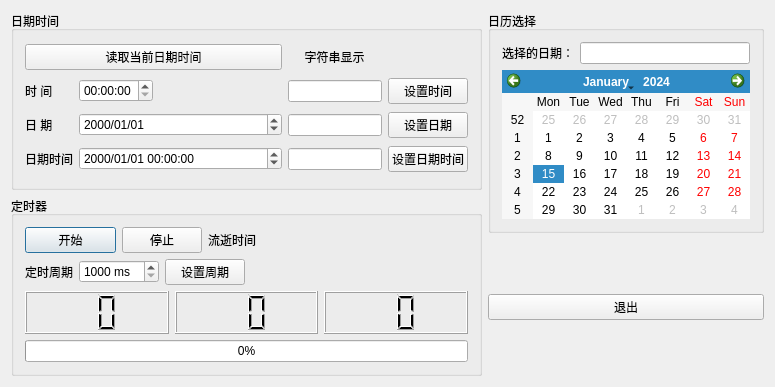
<?xml version="1.0" encoding="UTF-8"?>
<ui version="4.0">
 <class>Dialog</class>
 <widget class="QDialog" name="Dialog">
  <property name="geometry">
   <rect>
    <x>0</x>
    <y>0</y>
    <width>775</width>
    <height>387</height>
   </rect>
  </property>
  <property name="windowTitle">
   <string>Dialog</string>
  </property>
  <layout class="QGridLayout" name="gridLayout_4">
   <item row="1" column="0">
    <widget class="QGroupBox" name="groupBox">
     <property name="title">
      <string>定时器</string>
     </property>
     <layout class="QGridLayout" name="gridLayout_2">
      <item row="0" column="0" colspan="2">
       <widget class="QPushButton" name="btnStart">
        <property name="text">
         <string>开始</string>
        </property>
       </widget>
      </item>
      <item row="0" column="2" colspan="2">
       <widget class="QPushButton" name="btnStop">
        <property name="text">
         <string>停止</string>
        </property>
       </widget>
      </item>
      <item row="0" column="4" colspan="2">
       <widget class="QLabel" name="LabElapsTime">
        <property name="text">
         <string>流逝时间</string>
        </property>
       </widget>
      </item>
      <item row="1" column="0">
       <widget class="QLabel" name="label_2">
        <property name="text">
         <string>定时周期</string>
        </property>
       </widget>
      </item>
      <item row="1" column="1" colspan="2">
       <widget class="QSpinBox" name="spinIntv">
        <property name="suffix">
         <string> ms</string>
        </property>
        <property name="minimum">
         <number>1000</number>
        </property>
        <property name="maximum">
         <number>10000</number>
        </property>
       </widget>
      </item>
      <item row="1" column="3" colspan="2">
       <widget class="QPushButton" name="btnSetIntv">
        <property name="text">
         <string>设置周期</string>
        </property>
       </widget>
      </item>
      <item row="1" column="5">
       <spacer name="horizontalSpacer">
        <property name="orientation">
         <enum>Qt::Horizontal</enum>
        </property>
        <property name="sizeHint" stdset="0">
         <size>
          <width>266</width>
          <height>20</height>
         </size>
        </property>
       </spacer>
      </item>
      <item row="2" column="0" colspan="6">
       <layout class="QHBoxLayout" name="horizontalLayout">
        <item>
         <widget class="QLCDNumber" name="LCDHour">
          <property name="smallDecimalPoint">
           <bool>false</bool>
          </property>
          <property name="digitCount">
           <number>2</number>
          </property>
          <property name="mode">
           <enum>QLCDNumber::Dec</enum>
          </property>
          <property name="segmentStyle">
           <enum>QLCDNumber::Filled</enum>
          </property>
          <property name="value" stdset="0">
           <double>0.000000000000000</double>
          </property>
          <property name="intValue" stdset="0">
           <number>0</number>
          </property>
         </widget>
        </item>
        <item>
         <widget class="QLCDNumber" name="LCDMin">
          <property name="digitCount">
           <number>2</number>
          </property>
         </widget>
        </item>
        <item>
         <widget class="QLCDNumber" name="LCDSec">
          <property name="digitCount">
           <number>2</number>
          </property>
         </widget>
        </item>
       </layout>
      </item>
      <item row="3" column="0" colspan="6">
       <widget class="QProgressBar" name="progressBar">
        <property name="value">
         <number>0</number>
        </property>
       </widget>
      </item>
     </layout>
    </widget>
   </item>
   <item row="0" column="1" rowspan="2">
    <layout class="QVBoxLayout" name="verticalLayout">
     <item>
      <widget class="QGroupBox" name="groupBox_2">
       <property name="title">
        <string>日历选择</string>
       </property>
       <layout class="QGridLayout" name="gridLayout_3">
        <item row="0" column="0">
         <widget class="QLabel" name="label_3">
          <property name="text">
           <string>选择的日期：</string>
          </property>
         </widget>
        </item>
        <item row="0" column="1">
         <widget class="QLineEdit" name="editCalendar"/>
        </item>
        <item row="1" column="0" colspan="2">
         <widget class="QCalendarWidget" name="calendarWidget"/>
        </item>
       </layout>
      </widget>
     </item>
     <item>
      <spacer name="verticalSpacer">
       <property name="orientation">
        <enum>Qt::Vertical</enum>
       </property>
       <property name="sizeHint" stdset="0">
        <size>
         <width>20</width>
         <height>58</height>
        </size>
       </property>
      </spacer>
     </item>
     <item>
      <widget class="QPushButton" name="closeBtn">
       <property name="text">
        <string>退出</string>
       </property>
      </widget>
     </item>
     <item>
      <spacer name="verticalSpacer_2">
       <property name="orientation">
        <enum>Qt::Vertical</enum>
       </property>
       <property name="sizeHint" stdset="0">
        <size>
         <width>20</width>
         <height>58</height>
        </size>
       </property>
      </spacer>
     </item>
    </layout>
   </item>
   <item row="0" column="0">
    <widget class="QGroupBox" name="groupBox_4">
     <property name="title">
      <string>日期时间</string>
     </property>
     <layout class="QGridLayout" name="gridLayout">
      <item row="1" column="0">
       <widget class="QLabel" name="label_6">
        <property name="text">
         <string>时 间</string>
        </property>
       </widget>
      </item>
      <item row="1" column="1">
       <widget class="QTimeEdit" name="timeEdit">
        <property name="displayFormat">
         <string>HH:mm:ss</string>
        </property>
       </widget>
      </item>
      <item row="1" column="2">
       <spacer name="horizontalSpacer_2">
        <property name="orientation">
         <enum>Qt::Horizontal</enum>
        </property>
        <property name="sizeHint" stdset="0">
         <size>
          <width>137</width>
          <height>19</height>
         </size>
        </property>
       </spacer>
      </item>
      <item row="1" column="4">
       <widget class="QPushButton" name="btnSetTime">
        <property name="text">
         <string>设置时间</string>
        </property>
       </widget>
      </item>
      <item row="2" column="0">
       <widget class="QLabel" name="label_5">
        <property name="text">
         <string>日 期</string>
        </property>
       </widget>
      </item>
      <item row="1" column="3">
       <widget class="QLineEdit" name="editTime"/>
      </item>
      <item row="2" column="4">
       <widget class="QPushButton" name="btnSetDate">
        <property name="text">
         <string>设置日期</string>
        </property>
       </widget>
      </item>
      <item row="3" column="0">
       <widget class="QLabel" name="label_4">
        <property name="text">
         <string>日期时间</string>
        </property>
       </widget>
      </item>
      <item row="3" column="1" colspan="2">
       <widget class="QDateTimeEdit" name="dateTimeEdit">
        <property name="displayFormat">
         <string>yyyy/MM/dd HH:mm:ss</string>
        </property>
       </widget>
      </item>
      <item row="2" column="1" colspan="2">
       <widget class="QDateEdit" name="dateEdit">
        <property name="displayFormat">
         <string>yyyy/MM/dd</string>
        </property>
       </widget>
      </item>
      <item row="2" column="3">
       <widget class="QLineEdit" name="editDate"/>
      </item>
      <item row="3" column="3">
       <widget class="QLineEdit" name="editDateTime"/>
      </item>
      <item row="3" column="4">
       <widget class="QPushButton" name="btnSetDateTime">
        <property name="text">
         <string>设置日期时间</string>
        </property>
       </widget>
      </item>
      <item row="0" column="0" colspan="3">
       <widget class="QPushButton" name="btnGetTime">
        <property name="text">
         <string>读取当前日期时间</string>
        </property>
       </widget>
      </item>
      <item row="0" column="3">
       <widget class="QLabel" name="label_7">
        <property name="text">
         <string>     字符串显示</string>
        </property>
       </widget>
      </item>
     </layout>
    </widget>
   </item>
  </layout>
 </widget>
 <layoutdefault spacing="6" margin="11"/>
 <resources/>
 <connections>
  <connection>
   <sender>closeBtn</sender>
   <signal>clicked()</signal>
   <receiver>Dialog</receiver>
   <slot>close()</slot>
   <hints>
    <hint type="sourcelabel">
     <x>640</x>
     <y>293</y>
    </hint>
    <hint type="destinationlabel">
     <x>387</x>
     <y>193</y>
    </hint>
   </hints>
  </connection>
 </connections>
</ui>
